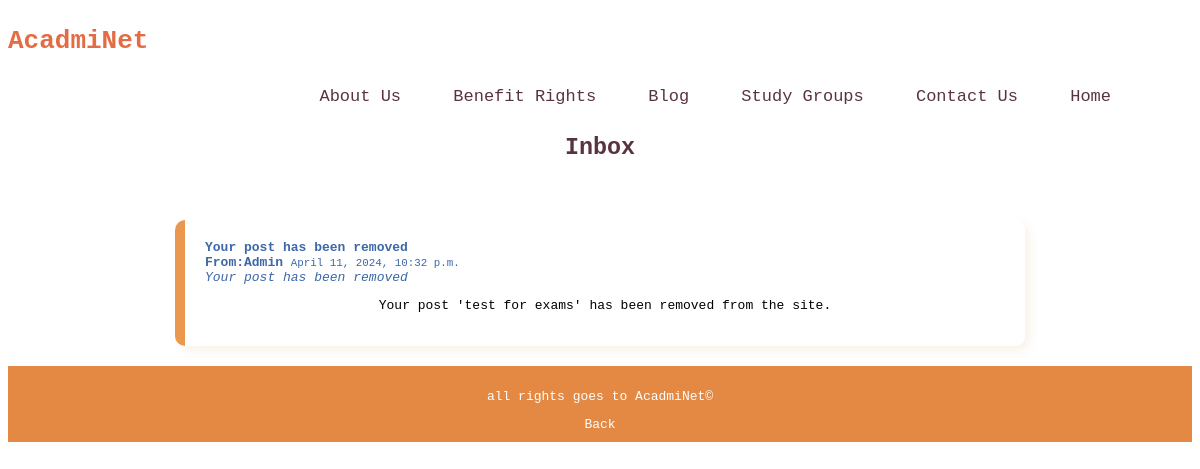
Page /authentication/messaging/messages/13/ on the committed database.
### messaging/models.py (models this page shows)
class Message(models.Model):#sendig messages to admin about issues in the web
    sender = models.ForeignKey(User,on_delete=models.CASCADE, related_name="sent_messages",null=True)
    receiver = models.ForeignKey(User,on_delete=models.CASCADE, related_name="received_messages")
    subject = models.CharField(max_length=200)
    body = models.TextField()
    created_at = models.DateTimeField(auto_now_add=True)
    problem_solved = models.BooleanField(default=False)#option to see if problem was solved.
    file_sumbit_upload = models.FileField(null=True,blank=True,upload_to="images/",validators=[validate_file_extension,sizefile])
    title_message =  models.CharField(max_length=100,choices=title_choice,null=True)
    issue = models.BooleanField(default=False)#making a type of msg that will be as errors, False = not msg about issue.

### messaging/views.py (the view)
# urls.py: path('messages/<int:pk>/', views.message_detail, name='inbox_post2'),
def message_detail(request,pk):
    message = get_object_or_404(Message,pk=pk)#getting the messages. pk is id.
    return render (request,'inbox_post2.html',{'message':message})

### messaging/templates/inbox_post2.html (shortened to what this page needs)
<!DOCTYPE html>
<html lang="en">
<head>
    {%load static%}
    <link rel="stylesheet" href="{% static 'Inbox_post.css' %}">
    <link href='https://unpkg.com/boxicons@2.1.4/css/boxicons.min.css' rel='stylesheet'>
</head>
<body>
    <div class="main">
        <h3 class="logo">AcadmiNet</h3>
        <div class="navbar">
            {% if  request.user.editor %}
            <ul>
                <li><a href="{% url 'about_us_editor' %}" class="link">About Us</a></li>
                <li><a href="{% url 'rights_page_editor' %}" class="link">Benefit Rights</a></li>
                <li><a href="{% url 'blog_page_editor' %}" class="link">Blog</a></li>
                <li><a href="{% url 'contact_us_editor' %}" class="link">Contact Us</a></li>
                <li><a href="{% url 'homepage_editor' %}" class="link">Home</a></li>
            </ul>
        {% else %}
            {% if user.is_superuser %}
                <ul>
                    <li><a href="/admin/" class="link">Admin Panel</a></li>
                    <li><a href="{% url 'about_us_admin' %}" class="link">About Us</a></li>
                    <li><a href="{% url 'rights_page_admin' %}" class="link">Benefit Rights</li>
                    <li><a href="{% url 'blog_page_admin' %}" class="link">Blog</a></li>
                    <li><a href="{% url 'contact_us_admin' %}" class="link">Contact Us</a></li>
                    <li><a href="{% url 'homepage_admin' %}" class="link">Home</a></li>
                </ul>
            {% else %}
                <ul>
                    <li><a href="{% url 'about_us' %}" class="link">About Us</a></li>
                    <li><a href="{% url 'rights_page' %}" class="link">Benefit Rights</a></li>
                    <li><a href="{% url 'blog_page' %}" class="link">Blog</a></li>
                    <li><a href="{% url 'study_groups' %}" class="study-group">Study Groups</a></li>
                    <li><a href="{% url 'contact_us' %}" class="link">Contact Us</a></li>
                    <li><a href="{% url 'homepage' %}" class="link">Home</a></li>
                </ul>
            {% endif %}
        {% endif %}
        </div>
    </div>
    <br> <br>
    <div class="Inbox-title">
        <h3>Inbox</h3>
    </div>
    <br>
    <div class="posts">
        <b><a href="#" class="link">{{ message.subject }}</a></b><br>
        {% if message.sender.is_superuser %}
            <b><a href="" class="link">From:Admin</a></b>
        {%else%}
            <p>From: {{ message.sender }}</p>
            {%endif%}
        <small><a href="#" class="link">{{message.created_at}}</a></small><br>
        <em><a href="">{{message.subject}}</a></em>
        <p>{{ message.body }}</p>
    </div>
    <footer>
        <p class="rights">all rights goes to AcadmiNet&copy;</p>
        <a href="Inbox.html" class="Back">Back</a>
    </footer>
</body>
</html>

### messaging/static/Inbox_post.css (style rules this page uses)
* { font-family: monospace; text-align: center; }
a { text-decoration: none; color: #3c67a8; }
.main .logo { text-align: left; color: #e46c44; font-size: xx-large; }
.Inbox-title { color: #583442; font-size: x-large; text-align: center; }
.posts { text-align: left; padding: 20px; margin: 20px auto; max-width: 800px; background-color: #ffffffd6; border-radius: 10px; box-shadow: 5px 5px 10px #cd722318; border-left: 10px solid #eb974e; }
footer { background-color: #e48944; color: #fcfeff; text-align: center; padding: 10px 0px; }
.rights { background-color: #e48944; }
.Back { background-color: #e48944; color: #fcfeff; }
ul { float: right; list-style-type: none; margin-top: 5px; min-height: 15px; margin-right: 60px; font-size: 17px; }
ul li { display: inline-block; }
ul li a { text-decoration: none; color: #583442; padding: 5px 20px; border: 1px solid transparent; transition: 0.5 ease; }

### rows in the picture
Message: subject "Your post has been removed", created_at "April 11, 2024, 10:32 p.m.", body "Your post 'test for exams' has been removed from the site."
